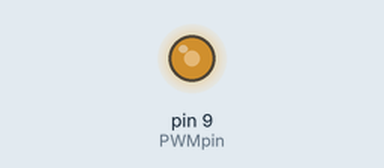
Bench run of a sketch on a simulated Arduino Uno, built with avr-gcc and run on an emulated ATmega328P. Parts: output pins drawn as LEDs (lit = HIGH).

Above: at 0.05 s.
Timing chart, 0 to 3.0 s (numbered marks = the images above):
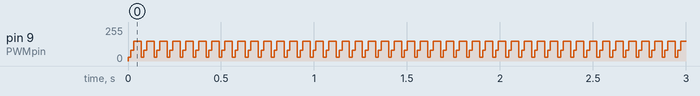

The sketch:

Servocheck.ino
```cpp
const int PWMpin = 9;


void setup() {
  pinMode(PWMpin, OUTPUT);

}


void loop() {
  analogWrite(PWMpin, 30);
  delay(15);
  analogWrite(PWMpin, 80);
  delay(15);
  analogWrite(PWMpin, 150);
  delay(40);

}
```

Measured:
- by itself, pin 9 (PWMpin): repeats every 0.07 s: 80/255 0.02 s, 150/255 0.04 s, 30/255 0.02 s
